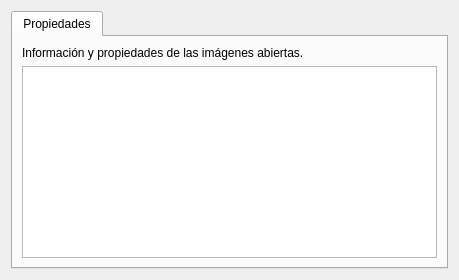
<?xml version="1.0" encoding="UTF-8"?>
<ui version="4.0">
 <class>InformacionMultimedia</class>
 <widget class="QDialog" name="InformacionMultimedia">
  <property name="windowModality">
   <enum>Qt::WindowModality::WindowModal</enum>
  </property>
  <property name="geometry">
   <rect>
    <x>0</x>
    <y>0</y>
    <width>459</width>
    <height>280</height>
   </rect>
  </property>
  <property name="windowTitle">
   <string>Información multimedia</string>
  </property>
  <layout class="QVBoxLayout" name="verticalLayout">
   <item>
    <widget class="QTabWidget" name="tabWidget">
     <property name="currentIndex">
      <number>0</number>
     </property>
     <property name="documentMode">
      <bool>false</bool>
     </property>
     <widget class="QWidget" name="tab">
      <attribute name="title">
       <string>Propiedades</string>
      </attribute>
      <layout class="QVBoxLayout" name="verticalLayout_2">
       <item>
        <widget class="QLabel" name="label">
         <property name="text">
          <string>Información y propiedades de las imágenes abiertas.</string>
         </property>
        </widget>
       </item>
       <item>
        <widget class="QTreeWidget" name="treeWidget">
         <property name="headerHidden">
          <bool>true</bool>
         </property>
         <attribute name="headerVisible">
          <bool>false</bool>
         </attribute>
        </widget>
       </item>
      </layout>
     </widget>
    </widget>
   </item>
  </layout>
 </widget>
 <resources/>
 <connections/>
</ui>
